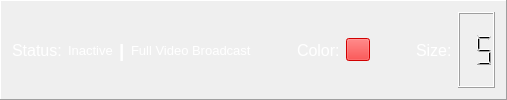
           <widget class="QFrame" name="bottomCentral">
            <property name="frameShape">
             <enum>QFrame::Panel</enum>
            </property>
            <property name="frameShadow">
             <enum>QFrame::Raised</enum>
            </property>
            <layout class="QHBoxLayout" name="horizontalLayout_18">
             <item>
              <layout class="QHBoxLayout" name="horizontalLayout_17">
               <item>
                <widget class="QLabel" name="bottomStatusLabel">
                 <property name="palette">
                  <palette>
                   <active>
                    <colorrole role="WindowText">
                     <brush brushstyle="SolidPattern">
                      <color alpha="255">
                       <red>255</red>
                       <green>255</green>
                       <blue>255</blue>
                      </color>
                     </brush>
                    </colorrole>
                    <colorrole role="Button">
                     <brush brushstyle="SolidPattern">
                      <color alpha="255">
                       <red>24</red>
                       <green>24</green>
                       <blue>36</blue>
                      </color>
                     </brush>
                    </colorrole>
                    <colorrole role="Base">
                     <brush brushstyle="SolidPattern">
                      <color alpha="255">
                       <red>24</red>
                       <green>24</green>
                       <blue>36</blue>
                      </color>
                     </brush>
                    </colorrole>
                    <colorrole role="Window">
                     <brush brushstyle="SolidPattern">
                      <color alpha="255">
                       <red>24</red>
                       <green>24</green>
                       <blue>36</blue>
                      </color>
                     </brush>
                    </colorrole>
                   </active>
                   <inactive>
                    <colorrole role="WindowText">
                     <brush brushstyle="SolidPattern">
                      <color alpha="255">
                       <red>255</red>
                       <green>255</green>
                       <blue>255</blue>
                      </color>
                     </brush>
                    </colorrole>
                    <colorrole role="Button">
                     <brush brushstyle="SolidPattern">
                      <color alpha="255">
                       <red>24</red>
                       <green>24</green>
                       <blue>36</blue>
                      </color>
                     </brush>
                    </colorrole>
                    <colorrole role="Base">
                     <brush brushstyle="SolidPattern">
                      <color alpha="255">
                       <red>24</red>
                       <green>24</green>
                       <blue>36</blue>
                      </color>
                     </brush>
                    </colorrole>
                    <colorrole role="Window">
                     <brush brushstyle="SolidPattern">
                      <color alpha="255">
                       <red>24</red>
                       <green>24</green>
                       <blue>36</blue>
                      </color>
                     </brush>
                    </colorrole>
                   </inactive>
                   <disabled>
                    <colorrole role="WindowText">
                     <brush brushstyle="SolidPattern">
                      <color alpha="255">
                       <red>120</red>
                       <green>120</green>
                       <blue>120</blue>
                      </color>
                     </brush>
                    </colorrole>
                    <colorrole role="Button">
                     <brush brushstyle="SolidPattern">
                      <color alpha="255">
                       <red>24</red>
                       <green>24</green>
                       <blue>36</blue>
                      </color>
                     </brush>
                    </colorrole>
                    <colorrole role="Base">
                     <brush brushstyle="SolidPattern">
                      <color alpha="255">
                       <red>24</red>
                       <green>24</green>
                       <blue>36</blue>
                      </color>
                     </brush>
                    </colorrole>
                    <colorrole role="Window">
                     <brush brushstyle="SolidPattern">
                      <color alpha="255">
                       <red>24</red>
                       <green>24</green>
                       <blue>36</blue>
                      </color>
                     </brush>
                    </colorrole>
                   </disabled>
                  </palette>
                 </property>
                 <property name="font">
                  <font>
                   <pointsize>12</pointsize>
                  </font>
                 </property>
                 <property name="text">
                  <string>Status:</string>
                 </property>
                </widget>
               </item>
               <item>
                <widget class="QLabel" name="useStatus">
                 <property name="palette">
                  <palette>
                   <active>
                    <colorrole role="WindowText">
                     <brush brushstyle="SolidPattern">
                      <color alpha="255">
                       <red>255</red>
                       <green>255</green>
                       <blue>255</blue>
                      </color>
                     </brush>
                    </colorrole>
                    <colorrole role="Button">
                     <brush brushstyle="SolidPattern">
                      <color alpha="255">
                       <red>24</red>
                       <green>24</green>
                       <blue>36</blue>
                      </color>
                     </brush>
                    </colorrole>
                    <colorrole role="Base">
                     <brush brushstyle="SolidPattern">
                      <color alpha="255">
                       <red>24</red>
                       <green>24</green>
                       <blue>36</blue>
                      </color>
                     </brush>
                    </colorrole>
                    <colorrole role="Window">
                     <brush brushstyle="SolidPattern">
                      <color alpha="255">
                       <red>24</red>
                       <green>24</green>
                       <blue>36</blue>
                      </color>
                     </brush>
                    </colorrole>
                   </active>
                   <inactive>
                    <colorrole role="WindowText">
                     <brush brushstyle="SolidPattern">
                      <color alpha="255">
                       <red>255</red>
                       <green>255</green>
                       <blue>255</blue>
                      </color>
                     </brush>
                    </colorrole>
                    <colorrole role="Button">
                     <brush brushstyle="SolidPattern">
                      <color alpha="255">
                       <red>24</red>
                       <green>24</green>
                       <blue>36</blue>
                      </color>
                     </brush>
                    </colorrole>
                    <colorrole role="Base">
                     <brush brushstyle="SolidPattern">
                      <color alpha="255">
                       <red>24</red>
                       <green>24</green>
                       <blue>36</blue>
                      </color>
                     </brush>
                    </colorrole>
                    <colorrole role="Window">
                     <brush brushstyle="SolidPattern">
                      <color alpha="255">
                       <red>24</red>
                       <green>24</green>
                       <blue>36</blue>
                      </color>
                     </brush>
                    </colorrole>
                   </inactive>
                   <disabled>
                    <colorrole role="WindowText">
                     <brush brushstyle="SolidPattern">
                      <color alpha="255">
                       <red>120</red>
                       <green>120</green>
                       <blue>120</blue>
                      </color>
                     </brush>
                    </colorrole>
                    <colorrole role="Button">
                     <brush brushstyle="SolidPattern">
                      <color alpha="255">
                       <red>24</red>
                       <green>24</green>
                       <blue>36</blue>
                      </color>
                     </brush>
                    </colorrole>
                    <colorrole role="Base">
                     <brush brushstyle="SolidPattern">
                      <color alpha="255">
                       <red>24</red>
                       <green>24</green>
                       <blue>36</blue>
                      </color>
                     </brush>
                    </colorrole>
                    <colorrole role="Window">
                     <brush brushstyle="SolidPattern">
                      <color alpha="255">
                       <red>24</red>
                       <green>24</green>
                       <blue>36</blue>
                      </color>
                     </brush>
                    </colorrole>
                   </disabled>
                  </palette>
                 </property>
                 <property name="font">
                  <font>
                   <pointsize>10</pointsize>
                  </font>
                 </property>
                 <property name="text">
                  <string>Inactive</string>
                 </property>
                </widget>
               </item>
               <item>
                <widget class="QLabel" name="label_3">
                 <property name="palette">
                  <palette>
                   <active>
                    <colorrole role="WindowText">
                     <brush brushstyle="SolidPattern">
                      <color alpha="255">
                       <red>255</red>
                       <green>255</green>
                       <blue>255</blue>
                      </color>
                     </brush>
                    </colorrole>
                    <colorrole role="Button">
                     <brush brushstyle="SolidPattern">
                      <color alpha="255">
                       <red>24</red>
                       <green>24</green>
                       <blue>36</blue>
                      </color>
                     </brush>
                    </colorrole>
                    <colorrole role="Base">
                     <brush brushstyle="SolidPattern">
                      <color alpha="255">
                       <red>24</red>
                       <green>24</green>
                       <blue>36</blue>
                      </color>
                     </brush>
                    </colorrole>
                    <colorrole role="Window">
                     <brush brushstyle="SolidPattern">
                      <color alpha="255">
                       <red>24</red>
                       <green>24</green>
                       <blue>36</blue>
                      </color>
                     </brush>
                    </colorrole>
                   </active>
                   <inactive>
                    <colorrole role="WindowText">
                     <brush brushstyle="SolidPattern">
                      <color alpha="255">
                       <red>255</red>
                       <green>255</green>
                       <blue>255</blue>
                      </color>
                     </brush>
                    </colorrole>
                    <colorrole role="Button">
                     <brush brushstyle="SolidPattern">
                      <color alpha="255">
                       <red>24</red>
                       <green>24</green>
                       <blue>36</blue>
                      </color>
                     </brush>
                    </colorrole>
                    <colorrole role="Base">
                     <brush brushstyle="SolidPattern">
                      <color alpha="255">
                       <red>24</red>
                       <green>24</green>
                       <blue>36</blue>
                      </color>
                     </brush>
                    </colorrole>
                    <colorrole role="Window">
                     <brush brushstyle="SolidPattern">
                      <color alpha="255">
                       <red>24</red>
                       <green>24</green>
                       <blue>36</blue>
                      </color>
                     </brush>
                    </colorrole>
                   </inactive>
                   <disabled>
                    <colorrole role="WindowText">
                     <brush brushstyle="SolidPattern">
                      <color alpha="255">
                       <red>120</red>
                       <green>120</green>
                       <blue>120</blue>
                      </color>
                     </brush>
                    </colorrole>
                    <colorrole role="Button">
                     <brush brushstyle="SolidPattern">
                      <color alpha="255">
                       <red>24</red>
                       <green>24</green>
                       <blue>36</blue>
                      </color>
                     </brush>
                    </colorrole>
                    <colorrole role="Base">
                     <brush brushstyle="SolidPattern">
                      <color alpha="255">
                       <red>24</red>
                       <green>24</green>
                       <blue>36</blue>
                      </color>
                     </brush>
                    </colorrole>
                    <colorrole role="Window">
                     <brush brushstyle="SolidPattern">
                      <color alpha="255">
                       <red>24</red>
                       <green>24</green>
                       <blue>36</blue>
                      </color>
                     </brush>
                    </colorrole>
                   </disabled>
                  </palette>
                 </property>
                 <property name="font">
                  <font>
                   <pointsize>14</pointsize>
                   <weight>75</weight>
                   <italic>false</italic>
                   <bold>true</bold>
                   <underline>false</underline>
                   <strikeout>false</strikeout>
                  </font>
                 </property>
                 <property name="text">
                  <string>|</string>
                 </property>
                </widget>
               </item>
               <item>
                <widget class="QLabel" name="videoStatusLabel">
                 <property name="palette">
                  <palette>
                   <active>
                    <colorrole role="WindowText">
                     <brush brushstyle="SolidPattern">
                      <color alpha="255">
                       <red>255</red>
                       <green>255</green>
                       <blue>255</blue>
                      </color>
                     </brush>
                    </colorrole>
                    <colorrole role="Button">
                     <brush brushstyle="SolidPattern">
                      <color alpha="255">
                       <red>24</red>
                       <green>24</green>
                       <blue>36</blue>
                      </color>
                     </brush>
                    </colorrole>
                    <colorrole role="Base">
                     <brush brushstyle="SolidPattern">
                      <color alpha="255">
                       <red>24</red>
                       <green>24</green>
                       <blue>36</blue>
                      </color>
                     </brush>
                    </colorrole>
                    <colorrole role="Window">
                     <brush brushstyle="SolidPattern">
                      <color alpha="255">
                       <red>24</red>
                       <green>24</green>
                       <blue>36</blue>
                      </color>
                     </brush>
                    </colorrole>
                   </active>
                   <inactive>
                    <colorrole role="WindowText">
                     <brush brushstyle="SolidPattern">
                      <color alpha="255">
                       <red>255</red>
                       <green>255</green>
                       <blue>255</blue>
                      </color>
                     </brush>
                    </colorrole>
                    <colorrole role="Button">
                     <brush brushstyle="SolidPattern">
                      <color alpha="255">
                       <red>24</red>
                       <green>24</green>
                       <blue>36</blue>
                      </color>
                     </brush>
                    </colorrole>
                    <colorrole role="Base">
                     <brush brushstyle="SolidPattern">
                      <color alpha="255">
                       <red>24</red>
                       <green>24</green>
                       <blue>36</blue>
                      </color>
                     </brush>
                    </colorrole>
                    <colorrole role="Window">
                     <brush brushstyle="SolidPattern">
                      <color alpha="255">
                       <red>24</red>
                       <green>24</green>
                       <blue>36</blue>
                      </color>
                     </brush>
                    </colorrole>
                   </inactive>
                   <disabled>
                    <colorrole role="WindowText">
                     <brush brushstyle="SolidPattern">
                      <color alpha="255">
                       <red>120</red>
                       <green>120</green>
                       <blue>120</blue>
                      </color>
                     </brush>
                    </colorrole>
                    <colorrole role="Button">
                     <brush brushstyle="SolidPattern">
                      <color alpha="255">
                       <red>24</red>
                       <green>24</green>
                       <blue>36</blue>
                      </color>
                     </brush>
                    </colorrole>
                    <colorrole role="Base">
                     <brush brushstyle="SolidPattern">
                      <color alpha="255">
                       <red>24</red>
                       <green>24</green>
                       <blue>36</blue>
                      </color>
                     </brush>
                    </colorrole>
                    <colorrole role="Window">
                     <brush brushstyle="SolidPattern">
                      <color alpha="255">
                       <red>24</red>
                       <green>24</green>
                       <blue>36</blue>
                      </color>
                     </brush>
                    </colorrole>
                   </disabled>
                  </palette>
                 </property>
                 <property name="font">
                  <font>
                   <pointsize>10</pointsize>
                  </font>
                 </property>
                 <property name="text">
                  <string>Full Video Broadcast</string>
                 </property>
                </widget>
               </item>
              </layout>
             </item>
             <item>
              <spacer name="horizontalSpacer_2">
               <property name="orientation">
                <enum>Qt::Horizontal</enum>
               </property>
               <property name="sizeHint" stdset="0">
                <size>
                 <width>40</width>
                 <height>20</height>
                </size>
               </property>
              </spacer>
             </item>
             <item>
              <layout class="QHBoxLayout" name="horizontalLayout_19">
               <item>
                <widget class="QLabel" name="bottomColorLabel">
                 <property name="palette">
                  <palette>
                   <active>
                    <colorrole role="WindowText">
                     <brush brushstyle="SolidPattern">
                      <color alpha="255">
                       <red>255</red>
                       <green>255</green>
                       <blue>255</blue>
                      </color>
                     </brush>
                    </colorrole>
                    <colorrole role="Button">
                     <brush brushstyle="SolidPattern">
                      <color alpha="255">
                       <red>24</red>
                       <green>24</green>
                       <blue>36</blue>
                      </color>
                     </brush>
                    </colorrole>
                    <colorrole role="Base">
                     <brush brushstyle="SolidPattern">
                      <color alpha="255">
                       <red>24</red>
                       <green>24</green>
                       <blue>36</blue>
                      </color>
                     </brush>
                    </colorrole>
                    <colorrole role="Window">
                     <brush brushstyle="SolidPattern">
                      <color alpha="255">
                       <red>24</red>
                       <green>24</green>
                       <blue>36</blue>
                      </color>
                     </brush>
                    </colorrole>
                   </active>
                   <inactive>
                    <colorrole role="WindowText">
                     <brush brushstyle="SolidPattern">
                      <color alpha="255">
                       <red>255</red>
                       <green>255</green>
                       <blue>255</blue>
                      </color>
                     </brush>
                    </colorrole>
                    <colorrole role="Button">
                     <brush brushstyle="SolidPattern">
                      <color alpha="255">
                       <red>24</red>
                       <green>24</green>
                       <blue>36</blue>
                      </color>
                     </brush>
                    </colorrole>
                    <colorrole role="Base">
                     <brush brushstyle="SolidPattern">
                      <color alpha="255">
                       <red>24</red>
                       <green>24</green>
                       <blue>36</blue>
                      </color>
                     </brush>
                    </colorrole>
                    <colorrole role="Window">
                     <brush brushstyle="SolidPattern">
                      <color alpha="255">
                       <red>24</red>
                       <green>24</green>
                       <blue>36</blue>
                      </color>
                     </brush>
                    </colorrole>
                   </inactive>
                   <disabled>
                    <colorrole role="WindowText">
                     <brush brushstyle="SolidPattern">
                      <color alpha="255">
                       <red>120</red>
                       <green>120</green>
                       <blue>120</blue>
                      </color>
                     </brush>
                    </colorrole>
                    <colorrole role="Button">
                     <brush brushstyle="SolidPattern">
                      <color alpha="255">
                       <red>24</red>
                       <green>24</green>
                       <blue>36</blue>
                      </color>
                     </brush>
                    </colorrole>
                    <colorrole role="Base">
                     <brush brushstyle="SolidPattern">
                      <color alpha="255">
                       <red>24</red>
                       <green>24</green>
                       <blue>36</blue>
                      </color>
                     </brush>
                    </colorrole>
                    <colorrole role="Window">
                     <brush brushstyle="SolidPattern">
                      <color alpha="255">
                       <red>24</red>
                       <green>24</green>
                       <blue>36</blue>
                      </color>
                     </brush>
                    </colorrole>
                   </disabled>
                  </palette>
                 </property>
                 <property name="font">
                  <font>
                   <pointsize>12</pointsize>
                  </font>
                 </property>
                 <property name="text">
                  <string>Color:</string>
                 </property>
                </widget>
               </item>
               <item>
                <widget class="QToolButton" name="bottomCurrentColorButton">
                 <property name="enabled">
                  <bool>false</bool>
                 </property>
                 <property name="styleSheet">
                  <string notr="true">background-color: rgb(255, 0, 0);</string>
                 </property>
                 <property name="text">
                  <string/>
                 </property>
                </widget>
               </item>
              </layout>
             </item>
             <item>
              <spacer name="horizontalSpacer">
               <property name="orientation">
                <enum>Qt::Horizontal</enum>
               </property>
               <property name="sizeHint" stdset="0">
                <size>
                 <width>40</width>
                 <height>20</height>
                </size>
               </property>
              </spacer>
             </item>
             <item>
              <layout class="QHBoxLayout" name="horizontalLayout_20">
               <item>
                <widget class="QLabel" name="bottomCurrentSizeLabel">
                 <property name="palette">
                  <palette>
                   <active>
                    <colorrole role="WindowText">
                     <brush brushstyle="SolidPattern">
                      <color alpha="255">
                       <red>255</red>
                       <green>255</green>
                       <blue>255</blue>
                      </color>
                     </brush>
                    </colorrole>
                    <colorrole role="Button">
                     <brush brushstyle="SolidPattern">
                      <color alpha="255">
                       <red>24</red>
                       <green>24</green>
                       <blue>36</blue>
                      </color>
                     </brush>
                    </colorrole>
                    <colorrole role="Base">
                     <brush brushstyle="SolidPattern">
                      <color alpha="255">
                       <red>24</red>
                       <green>24</green>
                       <blue>36</blue>
                      </color>
                     </brush>
                    </colorrole>
                    <colorrole role="Window">
                     <brush brushstyle="SolidPattern">
                      <color alpha="255">
                       <red>24</red>
                       <green>24</green>
                       <blue>36</blue>
                      </color>
                     </brush>
                    </colorrole>
                   </active>
                   <inactive>
                    <colorrole role="WindowText">
                     <brush brushstyle="SolidPattern">
                      <color alpha="255">
                       <red>255</red>
                       <green>255</green>
                       <blue>255</blue>
                      </color>
                     </brush>
                    </colorrole>
                    <colorrole role="Button">
                     <brush brushstyle="SolidPattern">
                      <color alpha="255">
                       <red>24</red>
                       <green>24</green>
                       <blue>36</blue>
                      </color>
                     </brush>
                    </colorrole>
                    <colorrole role="Base">
                     <brush brushstyle="SolidPattern">
                      <color alpha="255">
                       <red>24</red>
                       <green>24</green>
                       <blue>36</blue>
                      </color>
                     </brush>
                    </colorrole>
                    <colorrole role="Window">
                     <brush brushstyle="SolidPattern">
                      <color alpha="255">
                       <red>24</red>
                       <green>24</green>
                       <blue>36</blue>
                      </color>
                     </brush>
                    </colorrole>
                   </inactive>
                   <disabled>
                    <colorrole role="WindowText">
                     <brush brushstyle="SolidPattern">
                      <color alpha="255">
                       <red>120</red>
                       <green>120</green>
                       <blue>120</blue>
                      </color>
                     </brush>
                    </colorrole>
                    <colorrole role="Button">
                     <brush brushstyle="SolidPattern">
                      <color alpha="255">
                       <red>24</red>
                       <green>24</green>
                       <blue>36</blue>
                      </color>
                     </brush>
                    </colorrole>
                    <colorrole role="Base">
                     <brush brushstyle="SolidPattern">
                      <color alpha="255">
                       <red>24</red>
                       <green>24</green>
                       <blue>36</blue>
                      </color>
                     </brush>
                    </colorrole>
                    <colorrole role="Window">
                     <brush brushstyle="SolidPattern">
                      <color alpha="255">
                       <red>24</red>
                       <green>24</green>
                       <blue>36</blue>
                      </color>
                     </brush>
                    </colorrole>
                   </disabled>
                  </palette>
                 </property>
                 <property name="font">
                  <font>
                   <pointsize>12</pointsize>
                  </font>
                 </property>
                 <property name="text">
                  <string>Size:</string>
                 </property>
                </widget>
               </item>
               <item>
                <widget class="QLCDNumber" name="bottomCurrentSizeLCD">
                 <property name="digitCount">
                  <number>2</number>
                 </property>
                 <property name="intValue" stdset="0">
                  <number>5</number>
                 </property>
                </widget>
               </item>
              </layout>
             </item>
            </layout>
           </widget>
